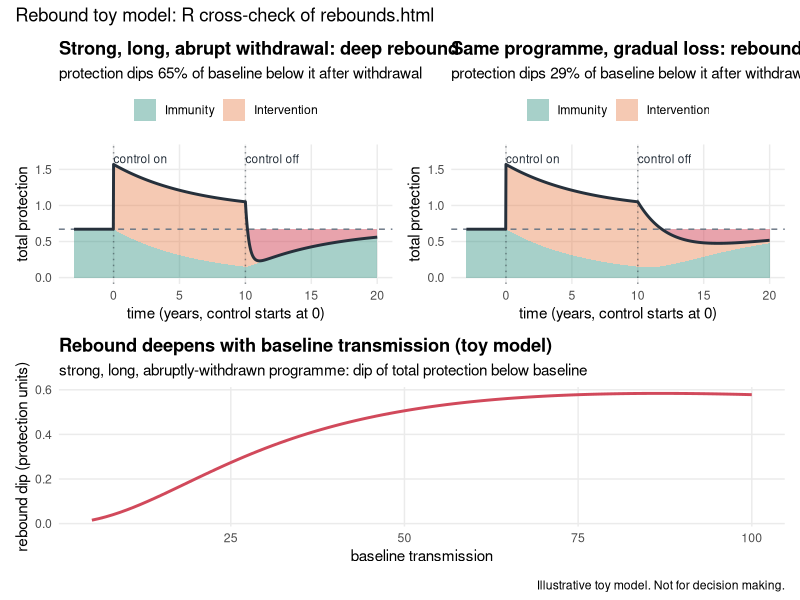

Here is the R script that generated this plot:
# =============================================================================
# validate_rebounds.R
#
# Static R/ggplot reproduction of the interactive toy model in rebounds.html,
# as an independent cross-check of the JavaScript. It re-implements the same
# "rebound" dynamics
#
#        total protection(t)  =  acquired immunity I(t)  +  intervention J(t)
#
# where a transmission-reducing intervention suppresses exposure (so immunity
# wanes toward a lower setpoint), then is withdrawn (so its protection decays),
# and total protection can dip BELOW the pre-intervention baseline = a rebound.
#
# All parameters are [ASSUMED] illustrative choices (a toy model), sense-checked
# against the Griffin et al. / malariasimulation transmission model for
# structure and timescales. Not data-fitted.
#
# Run from the repository root:
#   Rscript validation/validate_rebounds.R
# =============================================================================

## ---- libraries -------------------------------------------------------------
.libPaths("C:/Users/pwinskil/Documents/r_packages_arm64")  # user's package lib
suppressPackageStartupMessages({
  library(ggplot2)
  library(dplyr)
  library(tidyr)
  library(patchwork)
})

## ===========================================================================
## 1. PARAMETERS  (identical to the JavaScript in rebounds.html)
## ===========================================================================
k_half <- 28        # [ASSUMED] half-saturation of immunity-exposure curve
t_min  <- -3        # [ASSUMED] time axis start (years)
t_max  <- 20        # [ASSUMED] time axis end (years)
dt     <- 0.02      # [ASSUMED] Euler step (years)

## --- Colours (match the web page) -------------------------------------------
col_accent <- "#2f8f7e"  # immunity
col_warm   <- "#e8804b"  # intervention
col_danger <- "#d1495b"  # rebound
col_ink    <- "#26303b"
col_muted  <- "#6b7785"

## ===========================================================================
## 2. MODEL FUNCTIONS  (identical logic to the JavaScript)
## ===========================================================================

## Saturating (Hill) exposure -> immunity setpoint: g(x) = x^2 / (x^2 + K^2)
g_imm <- function(x) {
  x2 <- x * x
  x2 / (x2 + k_half * k_half)
}

## Immunity relaxes toward its setpoint at a rate that rises mildly with baseline
## transmission (faster rebuild where transmission is higher).
rate_of <- function(Tr) 0.08 + 0.20 * (Tr / 100)

## Speed-of-loss slider (0..100) -> intervention decay half-life (years)
##   0   = gradual waning -> ~3.0 yr ; 100 = abrupt stop -> ~0.17 yr (~2 mo)
loss_half_life <- function(v) 3.0 * (0.17 / 3.0) ^ (v / 100)

## ---- simulate one scenario -------------------------------------------------
## Tr    baseline transmission (5..100)
## S     control strength (0..0.95, fraction reduction in exposure while on)
## D     control duration (years)
## lossV speed-of-loss slider value (0..100)
simulate <- function(Tr, S, D, lossV) {
  B       <- g_imm(Tr)                  # baseline immunity floor
  r       <- rate_of(Tr)
  hl      <- loss_half_life(lossV)
  k_decay <- log(2) / hl

  ts <- seq(t_min, t_max, by = dt)
  I  <- numeric(length(ts))
  J  <- numeric(length(ts))
  I[1] <- B                             # start at baseline equilibrium

  for (i in seq_along(ts)) {
    t <- ts[i]
    Jt <- if (t >= 0 && t < D) S
          else if (t >= D)     S * exp(-k_decay * (t - D))
          else                 0
    J[i] <- Jt
    x   <- Tr * (1 - Jt)                # suppressed exposure
    Ieq <- g_imm(x)
    if (i > 1) I[i] <- I[i - 1] + r * (Ieq - I[i - 1]) * dt
  }
  I <- pmax(0, I)
  tot <- I + J

  ## rebound metric: how far total protection dips below baseline after withdrawal
  post     <- ts >= D
  min_tot  <- min(tot[post])
  depth    <- max(0, B - min_tot)

  list(
    df = data.frame(t = ts, I = I, J = J, tot = tot),
    B = B, depth = depth,
    rel_depth = if (B > 0) depth / B else 0,
    Tr = Tr, S = S, D = D, lossV = lossV
  )
}

## ===========================================================================
## 3. NUMERIC CROSS-CHECK  (compare these against the web-page readouts)
## ===========================================================================
scenarios <- list(
  # the page's own defaults: trans=45, strength=70, duration=6, loss=75 (which displays as a
  # month count, not "abrupt": the page only labels the loss slider abrupt from 80 up)
  "page default       (Tr=45, S=0.70, D=6,  loss 75)"  = c(45, 0.70, 6,  75),
  "strong+long+abrupt (Tr=40, S=0.90, D=10, abrupt)"   = c(40, 0.90, 10, 95),
  "gradual loss       (Tr=40, S=0.90, D=10, gradual)"  = c(40, 0.90, 10, 10),
  "very high transm.  (Tr=95, S=0.90, D=10, abrupt)"   = c(95, 0.90, 10, 95),
  "very low transm.   (Tr=10, S=0.90, D=10, abrupt)"   = c(10, 0.90, 10, 95)
)

cat("\n=== Rebound toy model: numeric cross-check ===\n")
cat(sprintf("%-52s %8s %8s %8s\n", "scenario", "baseB", "depth", "rel.dep"))
sim_list <- lapply(scenarios, function(p) simulate(p[1], p[2], p[3], p[4]))
for (nm in names(sim_list)) {
  s <- sim_list[[nm]]
  cat(sprintf("%-52s %8.3f %8.3f %7.1f%%\n",
              nm, s$B, s$depth, 100 * s$rel_depth))
}

## --- Baseline-transmission check: rebound DIP vs baseline transmission -------
## Per Ghani et al. 2009, rebound risk grows with transmission. The protection
## dip should rise with baseline transmission and be largest at high transmission.
trange <- seq(5, 100, by = 1)
dip_curve <- sapply(trange, function(Tr) simulate(Tr, 0.90, 10, 95)$depth)
peak_Tr <- trange[which.max(dip_curve)]
cat(sprintf("\nBaseline check (S=0.90, D=10, abrupt): dip at Tr=5 is %.3f, ",
            dip_curve[1]))
cat(sprintf("at Tr=100 is %.3f, max at Tr=%d.\n",
            dip_curve[length(dip_curve)], peak_Tr))
cat(if (peak_Tr >= 75 && dip_curve[length(dip_curve)] > 3 * dip_curve[1])
      "  -> rebound dip largest at high baseline transmission, as expected.\n"
    else "  -> WARNING: expected the largest dip at high baseline transmission.\n")

## ===========================================================================
## 4. PLOTS
## ===========================================================================

## --- (a) the headline scenario: stacked protection-over-time ----------------
plot_scenario <- function(s, title) {
  df  <- s$df
  long <- df %>%
    transmute(t,
              Immunity     = I,
              Intervention = J) %>%
    pivot_longer(-t, names_to = "component", values_to = "v")
  long$component <- factor(long$component, levels = c("Intervention", "Immunity"))

  ## rebound (dip) ribbon: total below baseline, after withdrawal
  dip <- df %>%
    filter(t >= s$D, tot < s$B) %>%
    mutate(lo = tot, hi = s$B)

  ggplot() +
    geom_area(data = long, aes(t, v, fill = component),
              position = "stack", alpha = 0.42, colour = NA) +
    { if (nrow(dip) > 0)
        geom_ribbon(data = dip, aes(t, ymin = lo, ymax = hi),
                    fill = col_danger, alpha = 0.5) } +
    geom_hline(yintercept = s$B, linetype = "dashed", colour = col_muted) +
    geom_vline(xintercept = c(0, s$D), linetype = "dotted",
               colour = col_ink, alpha = 0.5) +
    geom_line(data = df, aes(t, tot), colour = col_ink, linewidth = 1) +
    annotate("text", x = 0,    y = max(df$tot) * 1.05, label = "control on",
             hjust = 0, size = 3, colour = col_ink) +
    annotate("text", x = s$D,  y = max(df$tot) * 1.05, label = "control off",
             hjust = 0, size = 3, colour = col_ink) +
    scale_fill_manual(values = c(Immunity = col_accent, Intervention = col_warm),
                      breaks = c("Immunity", "Intervention")) +
    labs(title = title,
         subtitle = sprintf("protection dips %.0f%% of baseline below it after withdrawal",
                            100 * s$rel_depth),
         x = "time (years, control starts at 0)", y = "total protection",
         fill = NULL) +
    coord_cartesian(xlim = c(t_min, t_max), ylim = c(0, max(df$tot) * 1.12)) +
    theme_minimal(base_size = 11) +
    theme(legend.position = "top",
          plot.title = element_text(face = "bold"),
          panel.grid.minor = element_blank())
}

p_main    <- plot_scenario(sim_list[[2]], "Strong, long, abrupt withdrawal: deep rebound")
p_gradual <- plot_scenario(sim_list[[3]], "Same programme, gradual loss: rebound softened")

## --- (b) rebound dip vs baseline transmission -------------------------------
dip_df <- data.frame(Tr = trange, dip = dip_curve)
p_hump <- ggplot(dip_df, aes(Tr, dip)) +
  geom_line(colour = col_danger, linewidth = 1) +
  labs(title = "Rebound deepens with baseline transmission (toy model)",
       subtitle = "strong, long, abruptly-withdrawn programme: dip of total protection below baseline",
       x = "baseline transmission", y = "rebound dip (protection units)") +
  theme_minimal(base_size = 11) +
  theme(plot.title = element_text(face = "bold"),
        panel.grid.minor = element_blank())

## --- combine & save ---------------------------------------------------------
combined <- (p_main | p_gradual) / p_hump +
  plot_annotation(
    title = "Rebound toy model: R cross-check of rebounds.html",
    caption = "Illustrative toy model. Not for decision making."
  )

dir.create("figures", showWarnings = FALSE)
ggsave("figures/rebounds_validation.png", combined,
       width = 11, height = 8, dpi = 130, bg = "white")
cat("\nSaved figures/rebounds_validation.png\n")
